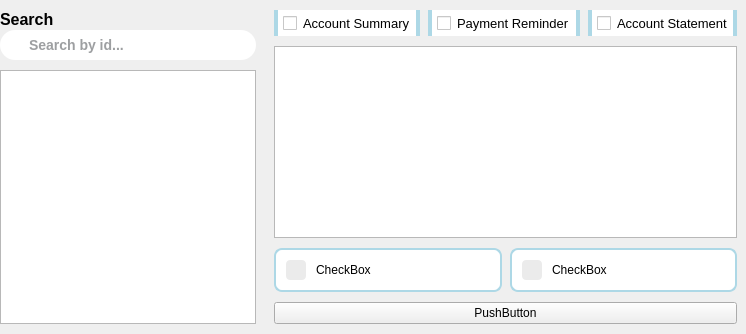
                     <widget class="QWidget" name="sendPage">
                      <layout class="QHBoxLayout" name="horizontalLayout_18">
                       <property name="spacing">
                        <number>0</number>
                       </property>
                       <property name="leftMargin">
                        <number>0</number>
                       </property>
                       <property name="topMargin">
                        <number>0</number>
                       </property>
                       <property name="rightMargin">
                        <number>0</number>
                       </property>
                       <property name="bottomMargin">
                        <number>0</number>
                       </property>
                       <item>
                        <widget class="QFrame" name="frame_32">
                         <property name="frameShape">
                          <enum>QFrame::NoFrame</enum>
                         </property>
                         <property name="frameShadow">
                          <enum>QFrame::Raised</enum>
                         </property>
                         <layout class="QVBoxLayout" name="verticalLayout_47">
                          <property name="spacing">
                           <number>0</number>
                          </property>
                          <property name="leftMargin">
                           <number>0</number>
                          </property>
                          <property name="topMargin">
                           <number>10</number>
                          </property>
                          <property name="rightMargin">
                           <number>9</number>
                          </property>
                          <property name="bottomMargin">
                           <number>10</number>
                          </property>
                          <item>
                           <widget class="QFrame" name="frame_34">
                            <property name="minimumSize">
                             <size>
                              <width>0</width>
                              <height>50</height>
                             </size>
                            </property>
                            <property name="maximumSize">
                             <size>
                              <width>16777215</width>
                              <height>50</height>
                             </size>
                            </property>
                            <property name="frameShape">
                             <enum>QFrame::NoFrame</enum>
                            </property>
                            <property name="frameShadow">
                             <enum>QFrame::Raised</enum>
                            </property>
                            <layout class="QVBoxLayout" name="verticalLayout_49">
                             <property name="spacing">
                              <number>0</number>
                             </property>
                             <property name="leftMargin">
                              <number>0</number>
                             </property>
                             <property name="topMargin">
                              <number>0</number>
                             </property>
                             <property name="rightMargin">
                              <number>0</number>
                             </property>
                             <property name="bottomMargin">
                              <number>0</number>
                             </property>
                             <item>
                              <widget class="QLabel" name="label_16">
                               <property name="font">
                                <font>
                                 <pointsize>12</pointsize>
                                 <bold>true</bold>
                                </font>
                               </property>
                               <property name="text">
                                <string>Search</string>
                               </property>
                               <property name="alignment">
                                <set>Qt::AlignLeading|Qt::AlignLeft|Qt::AlignTop</set>
                               </property>
                              </widget>
                             </item>
                             <item>
                              <widget class="QFrame" name="frame_36">
                               <property name="styleSheet">
                                <string notr="true">background-color: rgb(255, 255, 255);
border-radius: 15px;</string>
                               </property>
                               <property name="frameShape">
                                <enum>QFrame::NoFrame</enum>
                               </property>
                               <property name="frameShadow">
                                <enum>QFrame::Raised</enum>
                               </property>
                               <layout class="QHBoxLayout" name="horizontalLayout_24">
                                <property name="spacing">
                                 <number>0</number>
                                </property>
                                <property name="leftMargin">
                                 <number>10</number>
                                </property>
                                <property name="topMargin">
                                 <number>0</number>
                                </property>
                                <property name="rightMargin">
                                 <number>10</number>
                                </property>
                                <property name="bottomMargin">
                                 <number>0</number>
                                </property>
                                <item>
                                 <widget class="QLabel" name="label_17">
                                  <property name="styleSheet">
                                   <string notr="true">background-color: transparent;</string>
                                  </property>
                                  <property name="text">
                                   <string/>
                                  </property>
                                  <property name="pixmap">
                                   <pixmap resource="../resources.qrc">:/resources/searchIcon.png</pixmap>
                                  </property>
                                 </widget>
                                </item>
                                <item>
                                 <widget class="QLineEdit" name="txt_searchSend">
                                  <property name="styleSheet">
                                   <string notr="true">QLineEdit {
	padding: 6px 10px;
	border: none;
	border-radius: 7px;
	color: #3c4043;
	font-size: 14px;
	font-weight: bold;
	background-color: transparent;
}

QLineEdit:focus{
	outline: none;
}</string>
                                  </property>
                                  <property name="placeholderText">
                                   <string>Search by id...</string>
                                  </property>
                                 </widget>
                                </item>
                               </layout>
                              </widget>
                             </item>
                            </layout>
                           </widget>
                          </item>
                          <item>
                           <widget class="QFrame" name="frame_35">
                            <property name="frameShape">
                             <enum>QFrame::NoFrame</enum>
                            </property>
                            <property name="frameShadow">
                             <enum>QFrame::Raised</enum>
                            </property>
                            <layout class="QHBoxLayout" name="horizontalLayout_19">
                             <property name="spacing">
                              <number>0</number>
                             </property>
                             <property name="leftMargin">
                              <number>0</number>
                             </property>
                             <property name="topMargin">
                              <number>10</number>
                             </property>
                             <property name="rightMargin">
                              <number>0</number>
                             </property>
                             <property name="bottomMargin">
                              <number>0</number>
                             </property>
                             <item>
                              <widget class="QTableWidget" name="tableWidget_2"/>
                             </item>
                            </layout>
                           </widget>
                          </item>
                         </layout>
                        </widget>
                       </item>
                       <item>
                        <widget class="QFrame" name="frame_33">
                         <property name="frameShape">
                          <enum>QFrame::NoFrame</enum>
                         </property>
                         <property name="frameShadow">
                          <enum>QFrame::Raised</enum>
                         </property>
                         <layout class="QVBoxLayout" name="verticalLayout_48">
                          <property name="spacing">
                           <number>0</number>
                          </property>
                          <property name="leftMargin">
                           <number>9</number>
                          </property>
                          <property name="topMargin">
                           <number>10</number>
                          </property>
                          <property name="rightMargin">
                           <number>9</number>
                          </property>
                          <property name="bottomMargin">
                           <number>10</number>
                          </property>
                          <item>
                           <widget class="QFrame" name="pnl_checksTemplatesSend">
                            <property name="maximumSize">
                             <size>
                              <width>16777215</width>
                              <height>50</height>
                             </size>
                            </property>
                            <property name="styleSheet">
                             <string notr="true">#pnl_checksTemplatesSend .QCheckBox {
	background-color: rgb(255, 255, 255);
}

QCheckBox::indicator {
    width: 40px;
    height: 40px;
	image: url(:/resources/wordIcon.png);
    margin-left:5px;
    margin-right: 5px;
}

QCheckBox::indicator:checked {
    width: 40px;
    height: 40px;
}

#pnl_checksTemplatesSend .QCheckBox::checked {
    background-color: rgba(100, 150, 255, 0.1);
    border-left: 4px solid rgb(79, 145, 201);
    border-right: 4px solid rgb(79, 145, 201);
    padding: 5px;
}

QCheckBox::unchecked {
    background-color: transparent;
    border-left: 4px solid rgb(173, 216, 230);
    border-right: 4px solid rgb(173, 216, 230);
    padding: 5px;
}</string>
                            </property>
                            <property name="frameShape">
                             <enum>QFrame::NoFrame</enum>
                            </property>
                            <property name="frameShadow">
                             <enum>QFrame::Raised</enum>
                            </property>
                            <layout class="QHBoxLayout" name="horizontalLayout_22">
                             <property name="spacing">
                              <number>8</number>
                             </property>
                             <property name="leftMargin">
                              <number>0</number>
                             </property>
                             <property name="topMargin">
                              <number>0</number>
                             </property>
                             <property name="rightMargin">
                              <number>0</number>
                             </property>
                             <property name="bottomMargin">
                              <number>0</number>
                             </property>
                             <item>
                              <widget class="QCheckBox" name="check_accountSummarySend">
                               <property name="font">
                                <font>
                                 <pointsize>10</pointsize>
                                </font>
                               </property>
                               <property name="text">
                                <string>Account Summary</string>
                               </property>
                              </widget>
                             </item>
                             <item>
                              <widget class="QCheckBox" name="check_paymentReminderSend">
                               <property name="font">
                                <font>
                                 <pointsize>10</pointsize>
                                </font>
                               </property>
                               <property name="styleSheet">
                                <string notr="true"/>
                               </property>
                               <property name="text">
                                <string>Payment Reminder</string>
                               </property>
                              </widget>
                             </item>
                             <item>
                              <widget class="QCheckBox" name="check_accountStatementSend">
                               <property name="font">
                                <font>
                                 <pointsize>10</pointsize>
                                </font>
                               </property>
                               <property name="styleSheet">
                                <string notr="true"/>
                               </property>
                               <property name="text">
                                <string>Account Statement</string>
                               </property>
                              </widget>
                             </item>
                            </layout>
                           </widget>
                          </item>
                          <item>
                           <widget class="QFrame" name="frame_37">
                            <property name="frameShape">
                             <enum>QFrame::NoFrame</enum>
                            </property>
                            <property name="frameShadow">
                             <enum>QFrame::Raised</enum>
                            </property>
                            <layout class="QHBoxLayout" name="horizontalLayout_20">
                             <property name="spacing">
                              <number>0</number>
                             </property>
                             <property name="leftMargin">
                              <number>0</number>
                             </property>
                             <property name="topMargin">
                              <number>10</number>
                             </property>
                             <property name="rightMargin">
                              <number>0</number>
                             </property>
                             <property name="bottomMargin">
                              <number>10</number>
                             </property>
                             <item>
                              <widget class="QListWidget" name="listWidget">
                               <property name="frameShape">
                                <enum>QFrame::StyledPanel</enum>
                               </property>
                              </widget>
                             </item>
                            </layout>
                           </widget>
                          </item>
                          <item>
                           <widget class="QFrame" name="frame_38">
                            <property name="minimumSize">
                             <size>
                              <width>0</width>
                              <height>0</height>
                             </size>
                            </property>
                            <property name="frameShape">
                             <enum>QFrame::NoFrame</enum>
                            </property>
                            <property name="frameShadow">
                             <enum>QFrame::Raised</enum>
                            </property>
                            <layout class="QVBoxLayout" name="verticalLayout_51">
                             <property name="spacing">
                              <number>0</number>
                             </property>
                             <property name="leftMargin">
                              <number>0</number>
                             </property>
                             <property name="topMargin">
                              <number>0</number>
                             </property>
                             <property name="rightMargin">
                              <number>0</number>
                             </property>
                             <property name="bottomMargin">
                              <number>0</number>
                             </property>
                             <item>
                              <widget class="QFrame" name="pnl_checksExtrasSend">
                               <property name="styleSheet">
                                <string notr="true">#pnl_checksExtrasSend .QCheckBox {
	background-color: rgb(255, 255, 255);
	border-radius: 8px;
	padding: 10px;
	spacing: 10px;
}

#pnl_checksExtrasSend .QCheckBox::indicator {
    width: 20px;
    height: 20px;
    border-radius: 4px;
	background-color: rgb(235, 235, 235);
}

#pnl_checksExtrasSend .QCheckBox::indicator:checked {
    background-color: rgb(79, 145, 201);
    background-image: url(:/resources/checkIcon.png);
}

#pnl_checksExtrasSend .QCheckBox::checked {
    border: 2px solid rgb(79, 145, 201);
}

#pnl_checksExtrasSend .QCheckBox::unchecked {
    border: 2px solid rgb(173, 216, 230);
}</string>
                               </property>
                               <property name="frameShape">
                                <enum>QFrame::NoFrame</enum>
                               </property>
                               <property name="frameShadow">
                                <enum>QFrame::Raised</enum>
                               </property>
                               <layout class="QHBoxLayout" name="horizontalLayout_23">
                                <property name="spacing">
                                 <number>8</number>
                                </property>
                                <property name="leftMargin">
                                 <number>0</number>
                                </property>
                                <property name="topMargin">
                                 <number>0</number>
                                </property>
                                <property name="rightMargin">
                                 <number>0</number>
                                </property>
                                <property name="bottomMargin">
                                 <number>0</number>
                                </property>
                                <item>
                                 <widget class="QCheckBox" name="check_generatePdfSend">
                                  <property name="text">
                                   <string>CheckBox</string>
                                  </property>
                                 </widget>
                                </item>
                                <item>
                                 <widget class="QCheckBox" name="check_sendEmailSend">
                                  <property name="text">
                                   <string>CheckBox</string>
                                  </property>
                                 </widget>
                                </item>
                               </layout>
                              </widget>
                             </item>
                             <item>
                              <widget class="QFrame" name="frame_40">
                               <property name="frameShape">
                                <enum>QFrame::NoFrame</enum>
                               </property>
                               <property name="frameShadow">
                                <enum>QFrame::Raised</enum>
                               </property>
                               <layout class="QHBoxLayout" name="horizontalLayout_21">
                                <property name="spacing">
                                 <number>0</number>
                                </property>
                                <property name="leftMargin">
                                 <number>0</number>
                                </property>
                                <property name="topMargin">
                                 <number>10</number>
                                </property>
                                <property name="rightMargin">
                                 <number>0</number>
                                </property>
                                <property name="bottomMargin">
                                 <number>0</number>
                                </property>
                                <item>
                                 <widget class="QPushButton" name="pushButton_5">
                                  <property name="text">
                                   <string>PushButton</string>
                                  </property>
                                 </widget>
                                </item>
                               </layout>
                              </widget>
                             </item>
                            </layout>
                           </widget>
                          </item>
                         </layout>
                        </widget>
                       </item>
                      </layout>
                     </widget>
